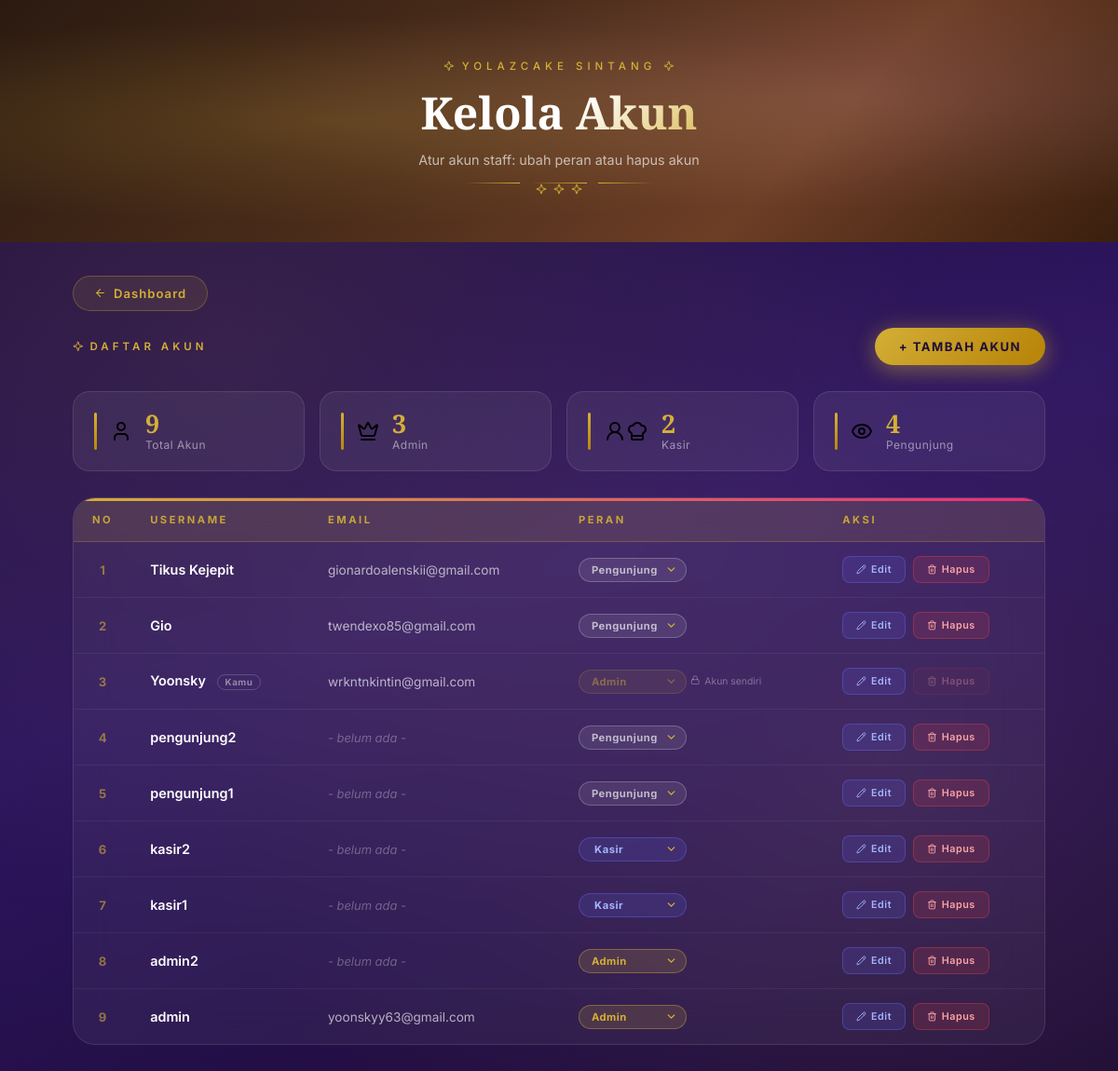
Before: /user/data_user.php (signed in) with the older database file.
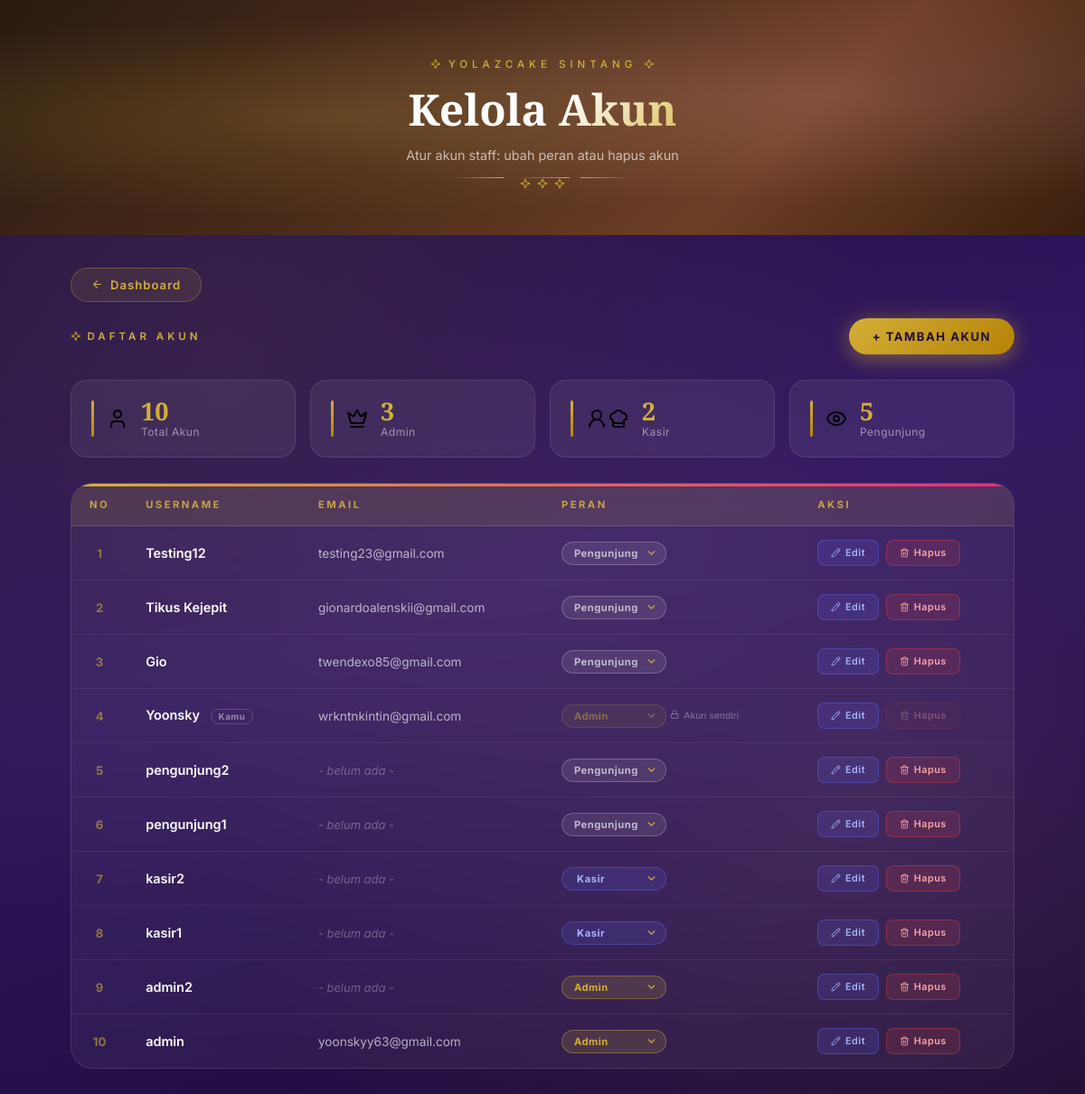
After: the same page with the newer database file.
### tables this page shows
CREATE TABLE `users` (
  `id` int(11) NOT NULL,
  `username` varchar(50) DEFAULT NULL,
  `email` varchar(100) DEFAULT NULL,
  `password` varchar(255) DEFAULT NULL,
  `role` enum('admin','kasir','pengunjung') DEFAULT 'pengunjung',
  `reset_otp` varchar(6) DEFAULT NULL,
  `reset_otp_expires_at` datetime DEFAULT NULL,
  `sudah_mode_serius` tinyint(1) NOT NULL DEFAULT 0
);

### user/data_user.php (the view, shortened to what the changed rows need)
<?php
$query = mysqli_query($conn, "SELECT * FROM users ORDER BY id DESC");
$total_query  = mysqli_query($conn, "SELECT COUNT(*) AS t, SUM(role='admin') AS a, SUM(role='kasir') AS k, SUM(role='pengunjung') AS p FROM users");
$stats        = mysqli_fetch_assoc($total_query);
$total_user   = $stats['t'] ?? 0;
$total_pengunjung = $stats['p'] ?? 0;
$role_options = [
    'pengunjung' => ['label' => 'Pengunjung', 'icon' => '<i data-lucide="eye" class="lucide-ic"></i>'],
    'kasir'      => ['label' => 'Kasir',      'icon' => '<i data-lucide="user-round" class="lucide-ic"></i>‍<i data-lucide="chef-hat" class="lucide-ic"></i>'],
    'admin'      => ['label' => 'Admin',      'icon' => '<i data-lucide="crown" class="lucide-ic"></i>'],
];
?>
<!DOCTYPE html>
<html lang="id">
<head>
  <link rel="stylesheet" href="../assets/css/lucide-icons.css">
</head>
<body>
<div class="page-hero" id="pageHero">
  <div class="hero-inner">
    <h1>Kelola Akun</h1>
  </div>
</div>
<div class="page-wrapper">
  <div class="stats-row">
    <div class="stat-card">
      <div>
        <div class="stat-val"><?= $total_user; ?></div>
        <div class="stat-lbl">Total Akun</div>
      </div>
    </div>
    <div class="stat-card">
      <div>
        <div class="stat-val"><?= $total_pengunjung; ?></div>
        <div class="stat-lbl">Pengunjung</div>
      </div>
    </div>
  </div>
  <div class="table-card">
    <table>
      <thead>
        <tr>
          <th style="text-align:center;">No</th>
          <th>Username</th>
          <th>Email</th>
          <th>Peran</th>
          <th>Aksi</th>
        </tr>
      </thead>
      <tbody>
        <?php
        $no = 1;
        $rows = mysqli_num_rows($query);
        if($rows > 0):
          while($data = mysqli_fetch_assoc($query)):
            $is_me = (isset($_SESSION['username']) && $_SESSION['username'] === $data['username']);
        ?>
        <tr>
          <td class="td-no"><?= $no++; ?></td>
          <td class="td-nama">
            <?= htmlspecialchars($data['username']); ?>
            <?php if($is_me): ?><span class="you-tag">Kamu</span><?php endif; ?>
          </td>
          <td class="td-email"><?= !empty($data['email']) ? htmlspecialchars($data['email']) : '<span class="no-email">- belum ada -</span>'; ?></td>
          <td>
            <div class="role-select-wrap">
              <select class="role-select role-<?= htmlspecialchars($data['role']); ?>"
                      data-old-role="<?= htmlspecialchars($data['role']); ?>"
                      data-id="<?= (int)$data['id']; ?>"
                      data-username="<?= htmlspecialchars($data['username'], ENT_QUOTES); ?>"
                      <?= $is_me ? 'disabled' : ''; ?>
                      onchange="ubahPangkat(this)">
                <?php foreach($role_options as $rv => $ro): ?>
                  <option value="<?= $rv; ?>" <?= $data['role'] === $rv ? 'selected' : ''; ?>><?= $ro['icon']; ?> <?= $ro['label']; ?></option>
                <?php endforeach; ?>
              </select>
              <?php if($is_me): ?>
                <div class="role-locked"><i data-lucide="lock" class="lucide-ic"></i> Akun sendiri</div>
              <?php endif; ?>
            </div>
          </td>
          <td>
            <div class="action-cell">
              <button type="button"
                 class="btn-act btn-editakun"
                 onclick="bukaModalEdit(<?= (int)$data['id']; ?>, <?= htmlspecialchars(json_encode($data['username']), ENT_QUOTES); ?>, <?= htmlspecialchars(json_encode($data['email'] ?? ''), ENT_QUOTES); ?>)"><i data-lucide="pencil" class="lucide-ic"></i> Edit</button>
              <button type="button"
                 class="btn-act btn-hapus"
                 <?= $is_me ? 'disabled' : ''; ?>
                 onclick="hapusAkun(<?= (int)$data['id']; ?>, <?= htmlspecialchars(json_encode($data['username']), ENT_QUOTES); ?>)"><i data-lucide="trash-2" class="lucide-ic"></i> Hapus</button>
            </div>
          </td>
        </tr>
        <?php endwhile; endif; ?>
      </tbody>
    </table>
  </div>
</div>
</body>
</html>

Changed rows visible on the page:
added users: username "Testing12", email "testing23@gmail.com", role+id+username "Pengunjung"
Other visible differences:
$total_user: "9" → "10"
$total_pengunjung: "4" → "5"
